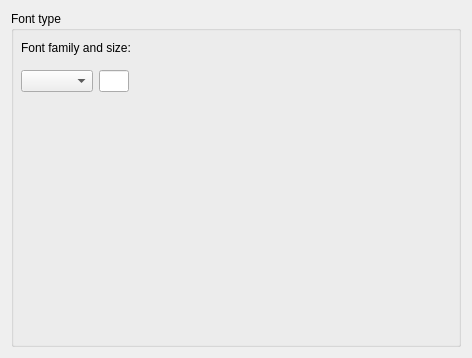
<?xml version="1.0" encoding="UTF-8"?>
<ui version="4.0">
 <class>setupEditor</class>
 <widget class="QWidget" name="setupEditor">
  <property name="geometry">
   <rect>
    <x>0</x>
    <y>0</y>
    <width>472</width>
    <height>358</height>
   </rect>
  </property>
  <property name="windowTitle">
   <string>Form</string>
  </property>
  <layout class="QGridLayout" name="gridLayout">
   <item row="0" column="0">
    <layout class="QVBoxLayout" name="verticalLayout">
     <item>
      <widget class="QGroupBox" name="uiFontGroupBox">
       <property name="sizePolicy">
        <sizepolicy hsizetype="Preferred" vsizetype="Preferred">
         <horstretch>0</horstretch>
         <verstretch>0</verstretch>
        </sizepolicy>
       </property>
       <property name="title">
        <string>Font type</string>
       </property>
       <widget class="QWidget" name="verticalLayoutWidget_2">
        <property name="geometry">
         <rect>
          <x>10</x>
          <y>20</y>
          <width>431</width>
          <height>61</height>
         </rect>
        </property>
        <layout class="QVBoxLayout" name="verticalLayout_2">
         <item>
          <widget class="QLabel" name="uiFontTypeLabel">
           <property name="text">
            <string>Font family and size:</string>
           </property>
          </widget>
         </item>
         <item>
          <layout class="QHBoxLayout" name="horizontalLayout_6">
           <item>
            <widget class="QComboBox" name="uiFontFamily"/>
           </item>
           <item>
            <widget class="QLineEdit" name="uiFontSize">
             <property name="maximumSize">
              <size>
               <width>30</width>
               <height>16777215</height>
              </size>
             </property>
            </widget>
           </item>
           <item>
            <spacer name="horizontalSpacer_6">
             <property name="orientation">
              <enum>Qt::Horizontal</enum>
             </property>
             <property name="sizeHint" stdset="0">
              <size>
               <width>40</width>
               <height>20</height>
              </size>
             </property>
            </spacer>
           </item>
          </layout>
         </item>
        </layout>
       </widget>
       <zorder>verticalLayoutWidget_2</zorder>
       <zorder>uiFontSize</zorder>
      </widget>
     </item>
    </layout>
   </item>
  </layout>
 </widget>
 <resources/>
 <connections/>
</ui>
